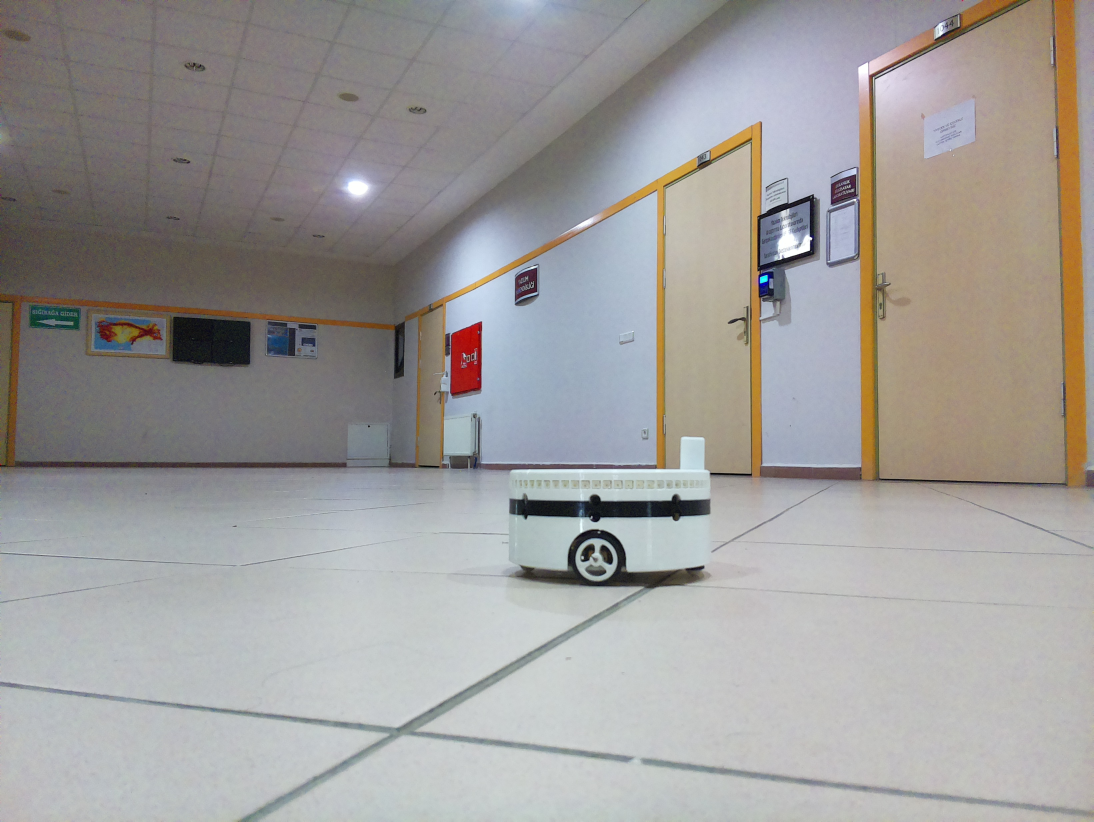
#> input picture Konsol7/input/31.jpg, 3280 x 2464 px, given in place of 1.jpg, which was not available (shown at 1/3 size)
$ python main.py 5 5 5
#> lines starting #> are read from the running program, lines starting #| are printed output that depends on the picture; after the words box and inside, x2 and y2 are one past the last pixel; in counts of white or black regions, pixels touching at a corner belong together; pictures that were not available may be replaced by others from this repository, and a replacement may not be noted
#> in analyse_images, image_org is the input picture: shape (2464, 3280, 3); mean B, G, R 154.1, 155.9, 158.4
import cv2
import numpy as np
import sys


def get_color_from_file(number):
    if(number >= 1 and number <= 2):
        return np.array([[24,16,56], [87,91,171]])
    elif(number >= 3 and number <= 4):
        return np.array([[59,30,95], [89,94,163]])
    elif(number >= 5 and number <= 8):
        return np.array([[30,30,34], [89,142,166]])
    elif(number >= 9 and number <= 12):
        return np.array([[54,47,50], [98,94,255]])
    elif(number >= 13 and number <= 14):
        return np.array([[38,53,117], [56,100,255]])
    elif(number >= 15 and number <= 22):
        return np.array([[0,36,81], [66,110,255]])
    elif(number >= 23 and number <= 27):
        return np.array([[30,16,113], [80,64,255]])
    elif(number >= 28 and number <= 49):
        return np.array([[78,17,169], [99,55,255]])
    elif(number >= 50 and number <= 69):
        return np.array([[44,16,86], [105,78,212]])
    elif(number >= 70 and number <= 79):
        return np.array([[64,3,163], [150,50,255]])
    elif(number >= 80 and number <= 89):
        return np.array([[20,0,11], [139,131,75]])
    elif(number >= 90 and number <= 94):
        return np.array([[65,0,42], [131,150,190]])
    elif(number >= 95 and number <= 108):
        return np.array([[100,11,56], [132,122,166]])
    else:
        return None

def find_robot(image_org, i, minArea, maxArea, gaussianBlurKernelSize):

    # Görseli küçült
#> called with i = 0, minArea = 5, maxArea = 5, gaussianBlurKernelSize = 5
    image_org = cv2.resize(image_org, (600, 451))
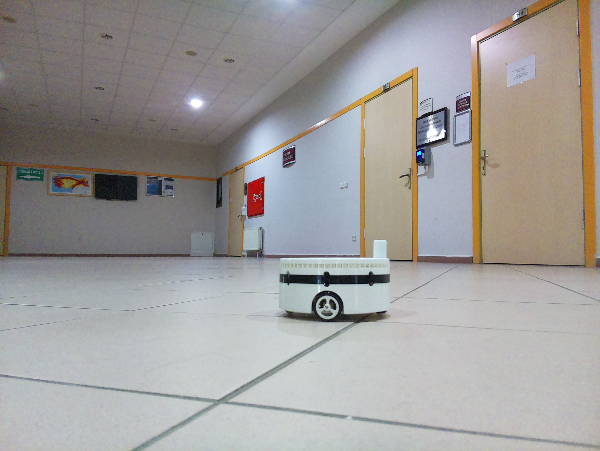
#> image_org: shape (451, 600, 3); mean of channels 0, 1, 2 154, 155.8, 158.3; drawn as B, G, R

    # Görseli BGR'dan HSV renk uzayına geçir
    image = cv2.cvtColor(image_org, cv2.COLOR_BGR2HSV)
#> image: shape (451, 600, 3); mean H, S, V 74.6, 27.3, 164.3

    # Girilen parametereleri kullnarak görsele bir gaussian blur uygula
    image = cv2.GaussianBlur(image, (gaussianBlurKernelSize, gaussianBlurKernelSize), 0)
#> image: shape (451, 600, 3); mean H, S, V 74.6, 27.3, 164.3

    # Uygun renk aralıklarını getir
    color_range = get_color_from_file(i+1)

    # Renk aralıklarını kullnarak maskeleme yap
    image = cv2.inRange(image, color_range[0], color_range[1])
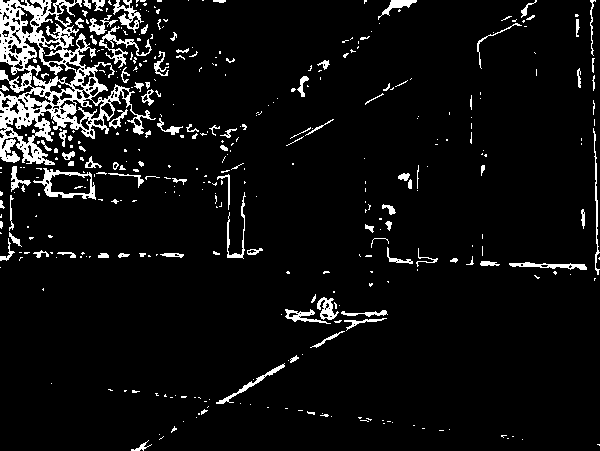
#> image: shape (451, 600); 6.5% white; 383 white regions (282 under 20 px), largest, box (x1, y1, x2, y2) and area: (0, 0, 156, 165) 8025, (33, 168, 96, 200) 554, (99, 26, 152, 68) 464

    # Blob siyah renge göre aradığı ve robotun büyük bir kısmı beyaz olduğu için resmin renklerini ters çevir
    image = cv2.bitwise_not(image)

    # Blob detector'a verilecek paramtereler objesini oluştur
    params = cv2.SimpleBlobDetector_Params()

    # Alana göre blob bulmayı aktif et
    params.filterByArea = True

    # Blob alanının alabileceği minimum değer
    params.minArea = minArea

    # Blob alanının alabileceği maksimum değer
    params.maxArea = maxArea

    # parametre objesini kullanarak bir blob detector oluştur
    detector = cv2.SimpleBlobDetector_create(params)


    # detectoru kullnarak blobları tespit et
    keypoints = detector.detect(image)
#> keypoints = ()

    # Orijinal resimde blobların olduğu yerler merkez olacak şekilde kırmızı daireler çiz
    image_keypoints = np.zeros_like(image_org)
    image_keypoints = cv2.drawKeypoints(image_org, keypoints, image_keypoints, (0, 0, 255),
                                        cv2.DRAW_MATCHES_FLAGS_DRAW_RICH_KEYPOINTS)

    return image_keypoints

#108
def analyse_images(minArea, maxArea, gaussianBlurKernelSize):
    for i in range(108):

        if i == 15:
            continue

        image_org = cv2.imread(f'Konsol7/input/{i+1}.jpg')

        image_keypoints = find_robot(image_org,i, minArea, maxArea, gaussianBlurKernelSize)

        cv2.imwrite(f"Konsol7/output/{i + 1}.jpg", image_keypoints)
#> pass 2 of the loop in analyse_images, `for i in range(108):`:
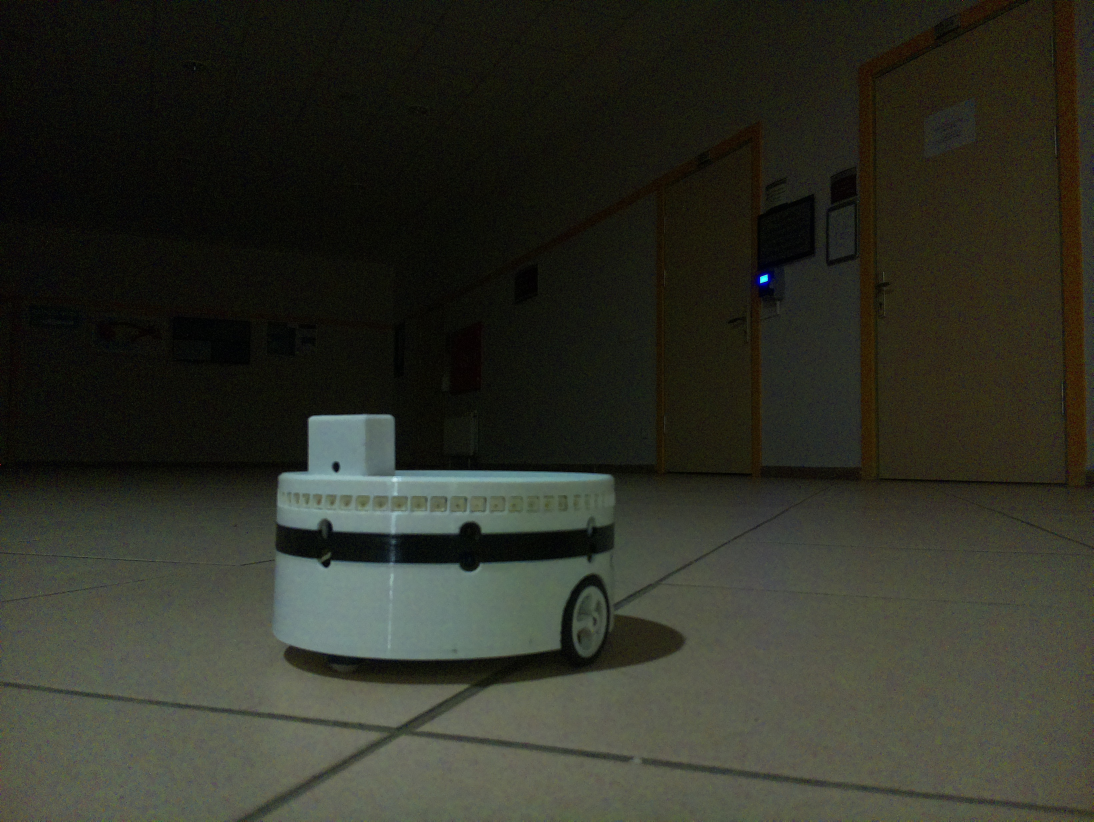
#> input picture Konsol7/input/61.jpg, 3280 x 2464 px, given in place of 2.jpg, which was not available (shown at 1/3 size)
#> in analyse_images, image_org is the input picture: shape (2464, 3280, 3); mean B, G, R 38.9, 48.8, 47.5
#> in find_robot (call 2), `image_org = cv2.resize(image_org, (600, 451))`:
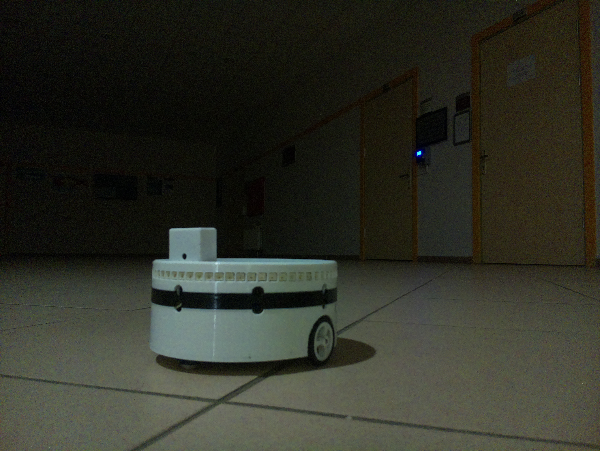
#> image_org: shape (451, 600, 3); mean of channels 0, 1, 2 38.8, 48.6, 47.4; drawn as B, G, R
#> in find_robot (call 2), `image = cv2.inRange(image, color_range[0], color_range[1])`:
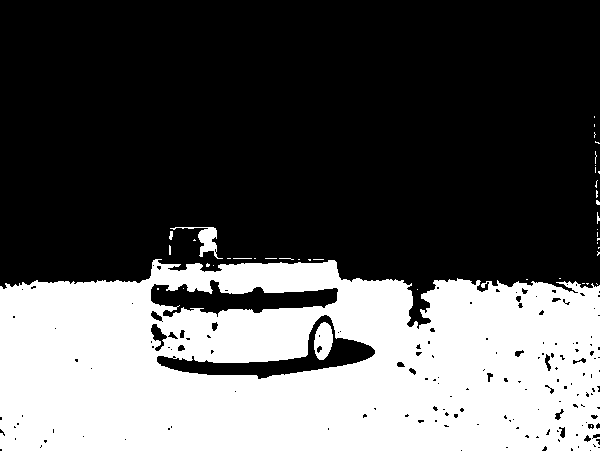
#> image: shape (451, 600); 35.5% white; 43 white regions (38 under 20 px), largest, box (x1, y1, x2, y2) and area: (0, 259, 600, 451) 94738, (314, 322, 333, 360) 521, (170, 227, 223, 259) 451, (169, 231, 173, 240) 27, (597, 212, 600, 224) 20

if __name__ == "__main__":

    if len(sys.argv) != 4:
        print("Usage is: python main.py <minArea> <maxArea> <gaussianBlurKernelSize>")
        sys.exit(1)

#> (the run stopped early here; a loop or call above may not have finished)
